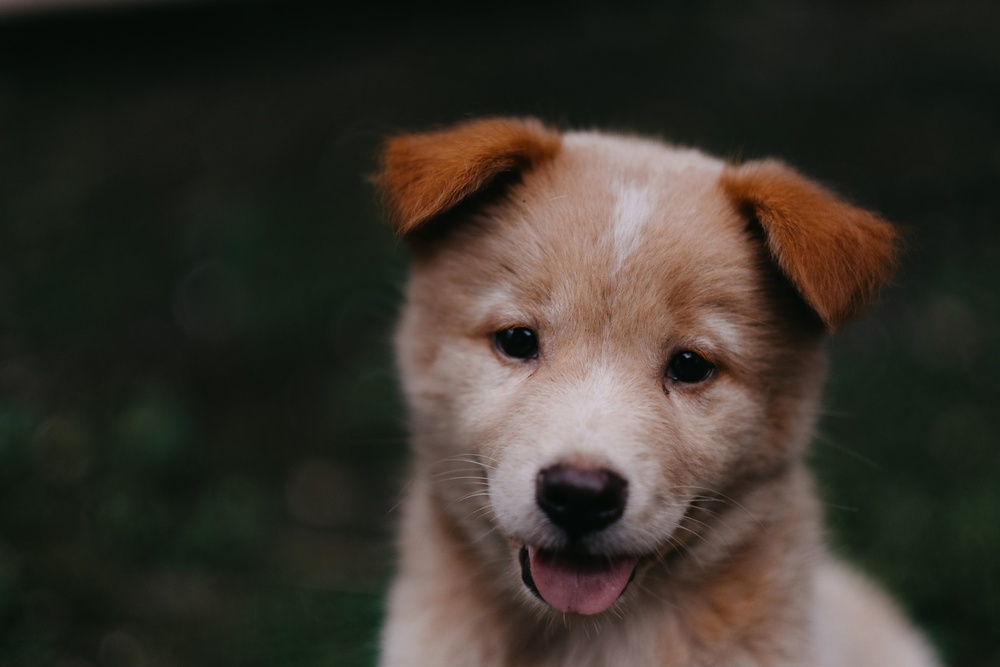
#> input picture Python Programming/00-puppy.jpg, 1000 x 667 px, shrunk from 1950 x 1300 before the run
$ jupyter execute --allow-errors Untitled.ipynb
#> lines starting #> are read from the running program, lines starting #| are printed output that depends on the picture
[cell 1]
import cv2
import numpy as np
import matplotlib.pyplot as plt

# Read the image using OpenCV
I = cv2.imread('00-puppy.jpg')
#> I is the input picture: shape (667, 1000, 3); mean B, G, R 43.8, 51.8, 57.3

# Convert the image from BGR to RGB (OpenCV reads images in BGR format)
I_rgb = cv2.cvtColor(I, cv2.COLOR_BGR2RGB)

# Create a mask with ones
mask = np.ones(I_rgb.shape[:2], dtype=np.uint8)

# Set a specific region to zero
mask[10:20, 10:20] = 0

# Calculate histogram for each channel using the mask
# OpenCV's calcHist requires a list of images, so we pass [I_rgb]
hist_red = cv2.calcHist([I_rgb], [0], mask, [256], [0, 256])
#> hist_red = 256 values, max 35506 at index 21, min 0 at index 216, mean 2605.1
hist_green = cv2.calcHist([I_rgb], [1], mask, [256], [0, 256])
#> hist_green = 256 values, max 30510 at index 27, min 0 at index 0, mean 2605.1
hist_blue = cv2.calcHist([I_rgb], [2], mask, [256], [0, 256])
#> hist_blue = 256 values, max 41700 at index 21, min 0 at index 210, mean 2605.1

# Plot the histograms
plt.figure(figsize=(12, 6))
plt.plot(hist_red, color='r', label='Red Channel')
plt.plot(hist_green, color='g', label='Green Channel')
plt.plot(hist_blue, color='b', label='Blue Channel')
plt.title('Histogram of Masked Image')
plt.xlabel('Pixel Intensity')
plt.ylabel('Count')
plt.legend()
plt.show()
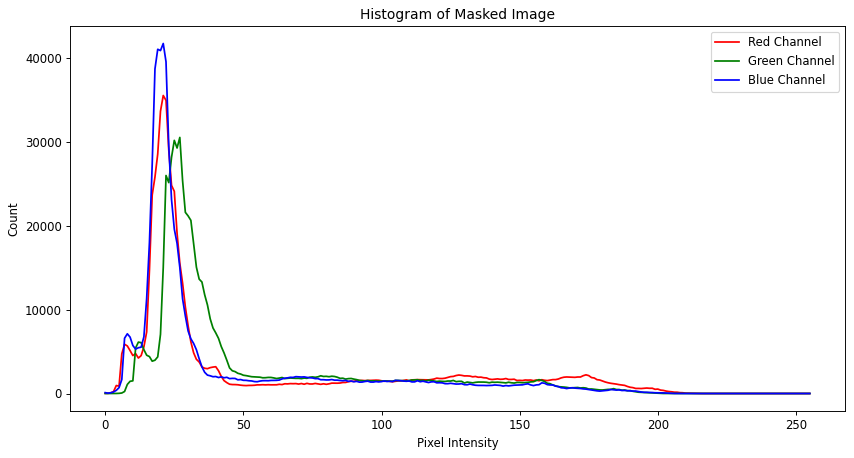
#> figure drawn by matplotlib, 1 panel; curve peaks at x = 21, y = 35506; curve peaks at x = 27, y = 30510; curve peaks at x = 21, y = 41700
